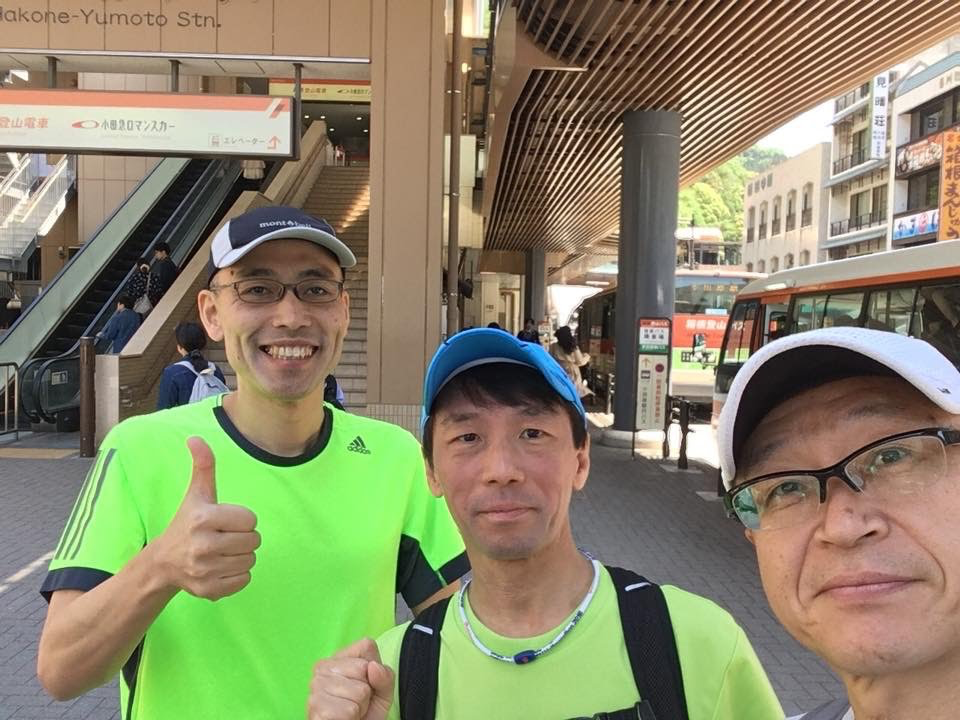
#> input picture test.png, 960 x 720 px
$ python app.py
#> lines starting #> are read from the running program, lines starting #| are printed output that depends on the picture; after the words box and inside, x2 and y2 are one past the last pixel; in counts of white or black regions, pixels touching at a corner belong together
#!/usr/bin/env python
# -*- coding: utf-8 -*-
import cv2


def main():
    # 入力画像の読み込み
    img = cv2.imread("test.png")
#> img is the input picture: shape (720, 960, 3); mean B, G, R 104.3, 133.9, 136.5

    # カスケード型識別器の読み込み
    # https://github.com/opencv/opencv/blob/master/data/haarcascades/haarcascade_frontalface_default.xml
    # cascade = cv2.CascadeClassifier("haarcascade_eye.xml")
    cascade = cv2.CascadeClassifier("haarcascade_frontalface_default.xml")
    # [8 lines of commented-out code are left out]
    gray = cv2.cvtColor(img, cv2.COLOR_BGR2GRAY)
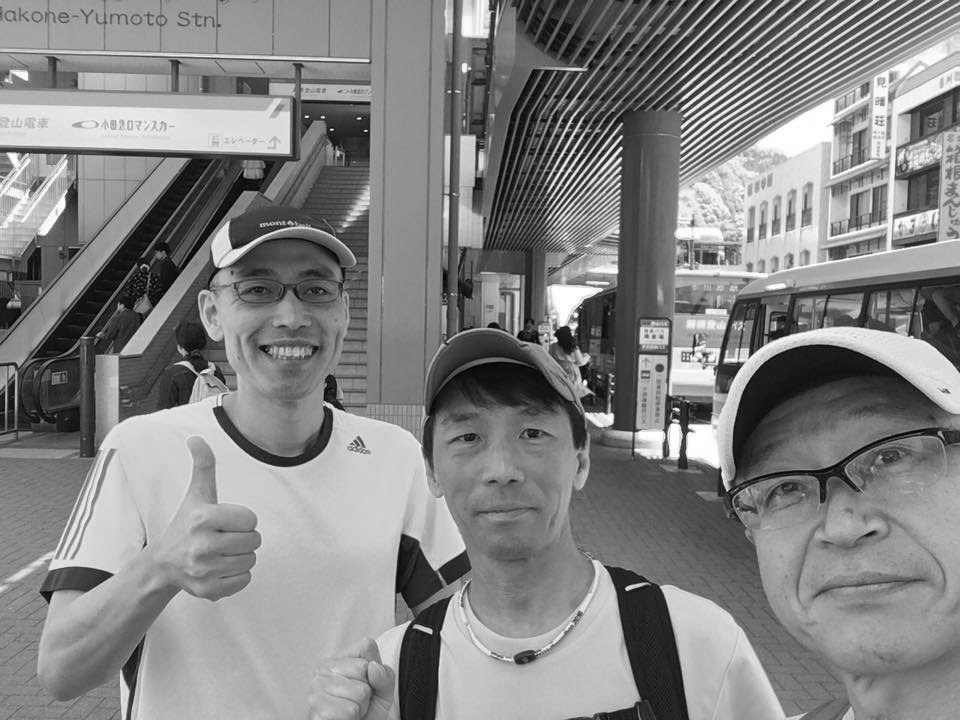
#> gray: shape (720, 960); min 0, max 255, mean 131.3

    # 顔領域の探索
    face = cascade.detectMultiScale(
        gray,
        scaleFactor=1.1,
        minNeighbors=3,
        minSize=(30, 30))
#> face = [[215, 238, 149, 149], [413, 374, 172, 172], [715, 399, 237, 237]]

    # 顔領域を赤色の矩形で囲む
    for (x, y, w, h) in face:
        cv2.rectangle(img, (x, y), (x + w, y+h), (0, 0, 200), 3)
#> this loop made 3 passes
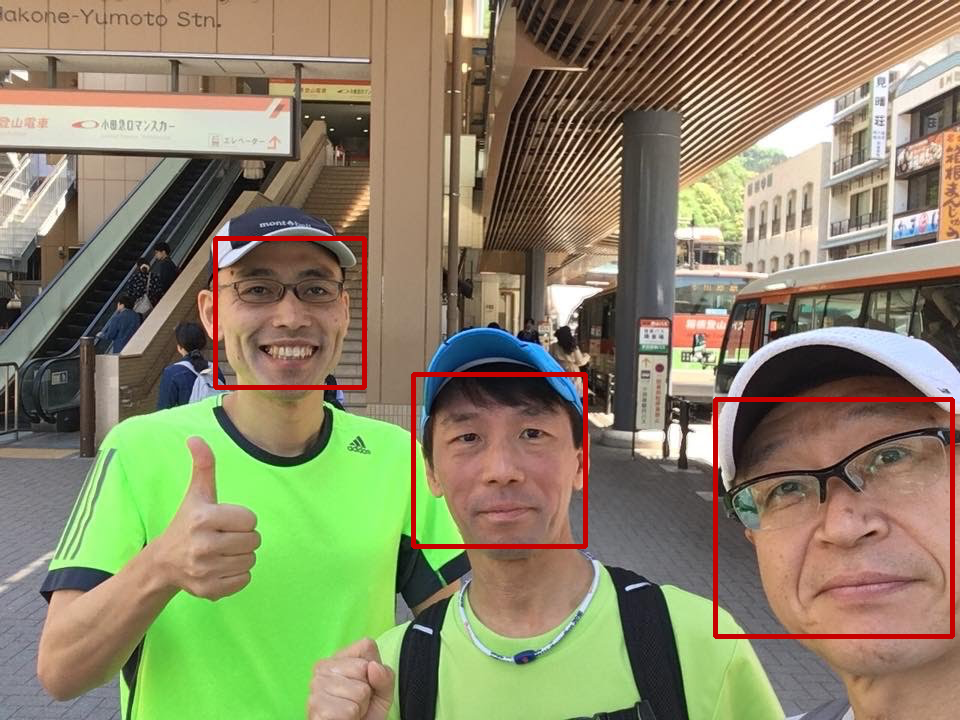
#> img: shape (720, 960, 3); 1.61% of pixels changed, all inside (x1, y1, x2, y2) = (213, 236, 955, 639)

    # 結果を出力
    cv2.imshow("result.", img)
    cv2.waitKey(0)
    cv2.destroyAllWindows()


if __name__ == '__main__':
    main()
